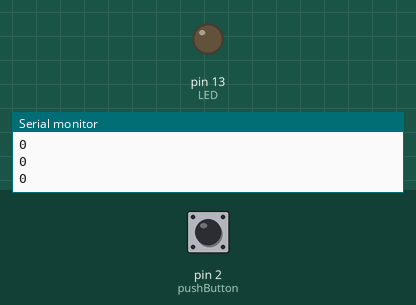
Bench run of a sketch on a simulated Arduino Uno, built with avr-gcc and run on an emulated ATmega328P. Shown: output pins drawn as LEDs (lit = HIGH), the last lines printed to the serial monitor. Inputs (shaded band) come from the test bench; at power-on: pin 2 (pushButton) LOW.

Above: at 1.2 s.
1.3 s: pin 2 (pushButton) pulled HIGH for 0.15 s
At 1.37 s:
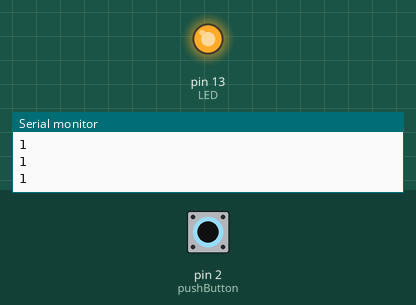
2.9 s: pin 2 (pushButton) pulled HIGH for 3.2 s
At 7.1 s:
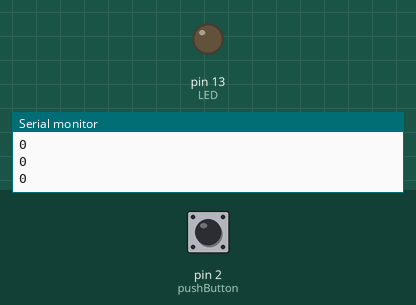
Timing chart, 0 to 8.6 s (numbered marks = the images above; inputs shaded):
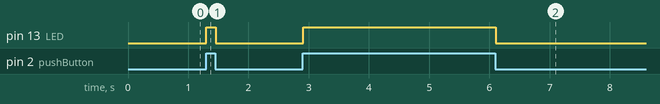

The sketch:

rgbLED.ino
```cpp
int pushButton = 2;
int LED = 13;


void setup() {
  // put your setup code here, to run once:
  Serial.begin(9600);

  pinMode(pushButton,INPUT);

  pinMode(13,OUTPUT);

}

void loop() {
  // put your main code here, to run repeatedly:
  int buttonState = digitalRead(pushButton);

  digitalWrite(LED,buttonState);

  Serial.println(buttonState);

  delay(10);
}
```

Measured:
- after the input at 1.3 s, pin 13 (LED): LOW → HIGH at once, → LOW 0.15 s later
- after the input at 2.9 s, pin 13 (LED): LOW → HIGH at once, → LOW 3.2 s later
